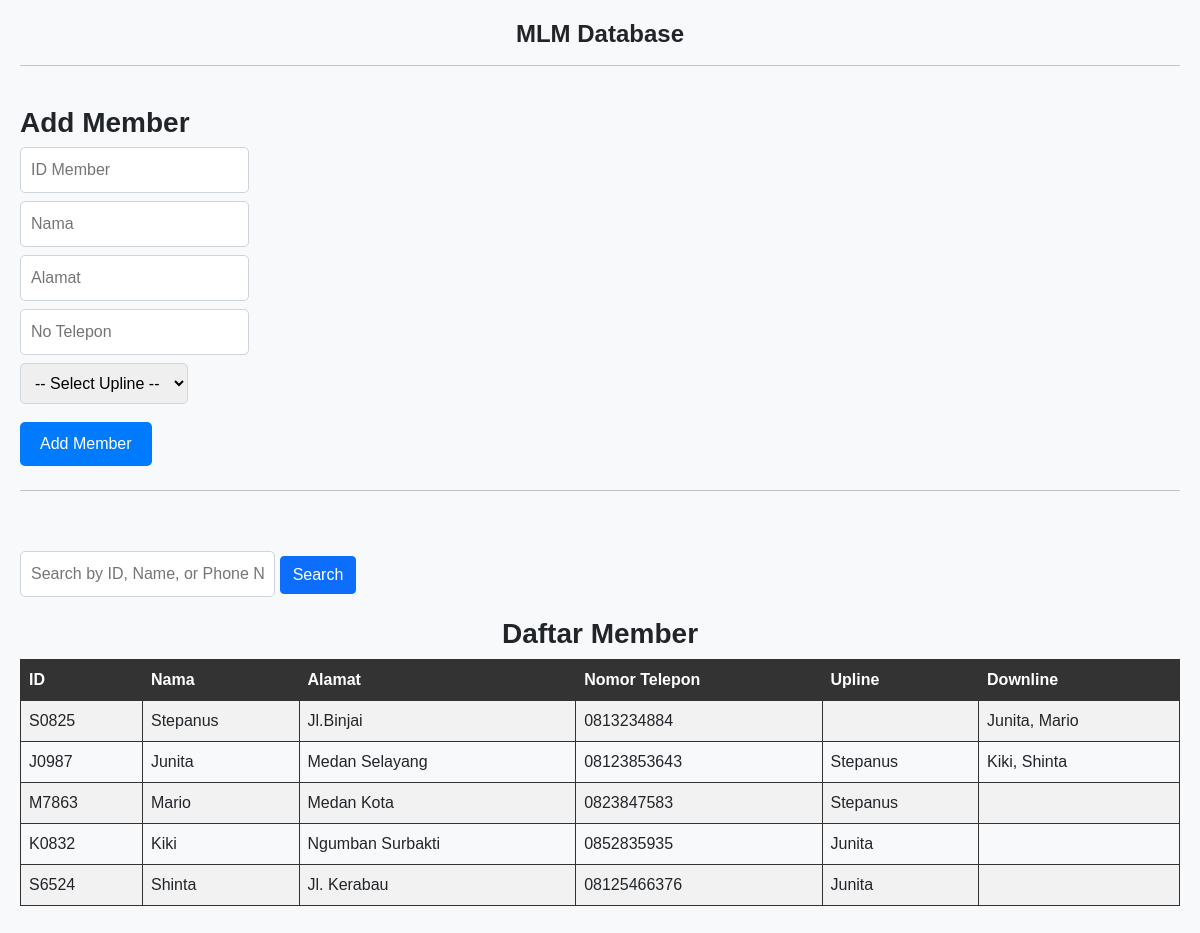
The page / on the database its author committed.
### tables this page shows
CREATE TABLE `member` (
  `member_id` int(5) NOT NULL,
  `member_num` varchar(5) NOT NULL,
  `member_nama` varchar(200) NOT NULL,
  `member_alamat` varchar(200) NOT NULL,
  `member_notelp` varchar(13) NOT NULL,
  `member_uplineId` int(5) DEFAULT NULL
);

### index.php (the view, shortened to what this page needs)
<!DOCTYPE html>
<html>
<head>
  <link href="https://cdn.jsdelivr.net/npm/bootstrap@5.0.0/dist/css/bootstrap.min.css" rel="stylesheet">
  <link rel="stylesheet" href="style.css">
</head>
<body>
  <h4 align="center"><b>MLM Database</b></h4>
  <hr>
  <br>
  <h3><b>Add Member</b></h3>
  <section class="content">
    <div class="row">
      <div class="col-xs-12">
        <div class="col-md-2 mb-2">
          <input type="text" id="member_number" placeholder="ID Member" class="input-text" required />
        </div>
        <div class="col-md-2 mb-2">
          <input type="text" id="member_nama" placeholder="Nama" class="input-text" required />
        </div>
        <div class="col-md-2 mb-2">
          <input type="text" id="member_alamat" placeholder="Alamat" class="input-text" required>
        </div>
        <div class="col-md-2 mb-2">
          <input type="text" id="member_notelp" placeholder="No Telepon" class="input-text" required />
        </div>
        <div class="col-md-6 mb-2">
          <select name="selectUpline" id="uplineId" class="input-select" required />
          <option value="">-- Select Upline --</option>
        </div>
        <div class="col-md-3 mb-2">
          <button id="add_member_button" class="add-member-button">Add Member</button>
        </div>
      </div>
    </div>
  </section>
  <hr>
  <br>
  <input type="text" id="search_keyword" placeholder="Search by ID, Name, or Phone Number">
  <button id="search_button" class="btn btn-primary">Search</button>
  <h3 align="center"><b>Daftar Member</b></h3>
  <div id="search_results" class="search-result-table" style="display:block;">
    <?php
    include "database.php";
    $query = "SELECT
                m.*,
                (select member_nama from member where member_id= m.member_uplineId) as upline,
                GROUP_CONCAT(DISTINCT md.member_nama SEPARATOR ', ') as downline
                FROM member m
                LEFT JOIN member md ON m.member_id = md.member_uplineId
                GROUP BY m.member_id;";
    $result = mysqli_query($con, $query);
    if ($result->num_rows > 0) {
      echo "<table>";
      echo "<tr><th>ID</th><th>Nama</th><th>Alamat</th><th>Nomor Telepon</th><th>Upline</th><th>Downline</th></tr>";
      while ($row = $result->fetch_assoc()) {
        echo "<tr>";
        echo "<td>" . $row["member_num"] . "</td>";
        echo "<td>" . $row["member_nama"] . "</td>";
        echo "<td>" . $row["member_alamat"] . "</td>";
        echo "<td>" . $row["member_notelp"] . "</td>";
        echo "<td>" . $row["upline"] . "</td>";
        echo "<td>" . $row["downline"] . "</td>";
        echo "</tr>";
      }
      echo "</table>";
    }
    ?>
  </div>
</body>
</html>

### style.css (style rules this page uses)
body { background-color: #f8f9fa; font-family: Arial, sans-serif; padding: 20px; }
#search_keyword { width: 22%; padding: 10px; border: 1px solid #ced4da; border-radius: 5px; margin-top: 20px; margin-bottom: 20px; }
.add-member-button { margin-top: 10px; }
.input-text { padding: 10px; border: 1px solid #ced4da; border-radius: 5px; }
.input-select { width: 29%; padding: 10px; border: 1px solid #ced4da; border-radius: 5px; }
.add-member-button { padding: 10px 20px; background-color: #007bff; color: #fff; border: none; border-radius: 5px; cursor: pointer; }
table { width: 100%; border-collapse: collapse; margin-bottom: 20px; }
table, th, td { border: 1px solid #333; }
th, td { padding: 8px; text-align: left; }
th { background-color: #333; color: white; }
tr:nth-child(even) { background-color: #f2f2f2; }

### rows shown on the page
member: member_num "S0825", member_nama "Stepanus", member_alamat "Jl.Binjai", member_notelp "0813234884", downline "Junita, Mario"
member: member_num "J0987", member_nama "Junita", member_alamat "Medan Selayang", member_notelp "08123853643", upline "Stepanus", downline "Kiki, Shinta"
member: member_num "M7863", member_nama "Mario", member_alamat "Medan Kota", member_notelp "0823847583", upline "Stepanus"
member: member_num "K0832", member_nama "Kiki", member_alamat "Ngumban Surbakti", member_notelp "0852835935", upline "Junita"
member: member_num "S6524", member_nama "Shinta", member_alamat "Jl. Kerabau", member_notelp "08125466376", upline "Junita"
